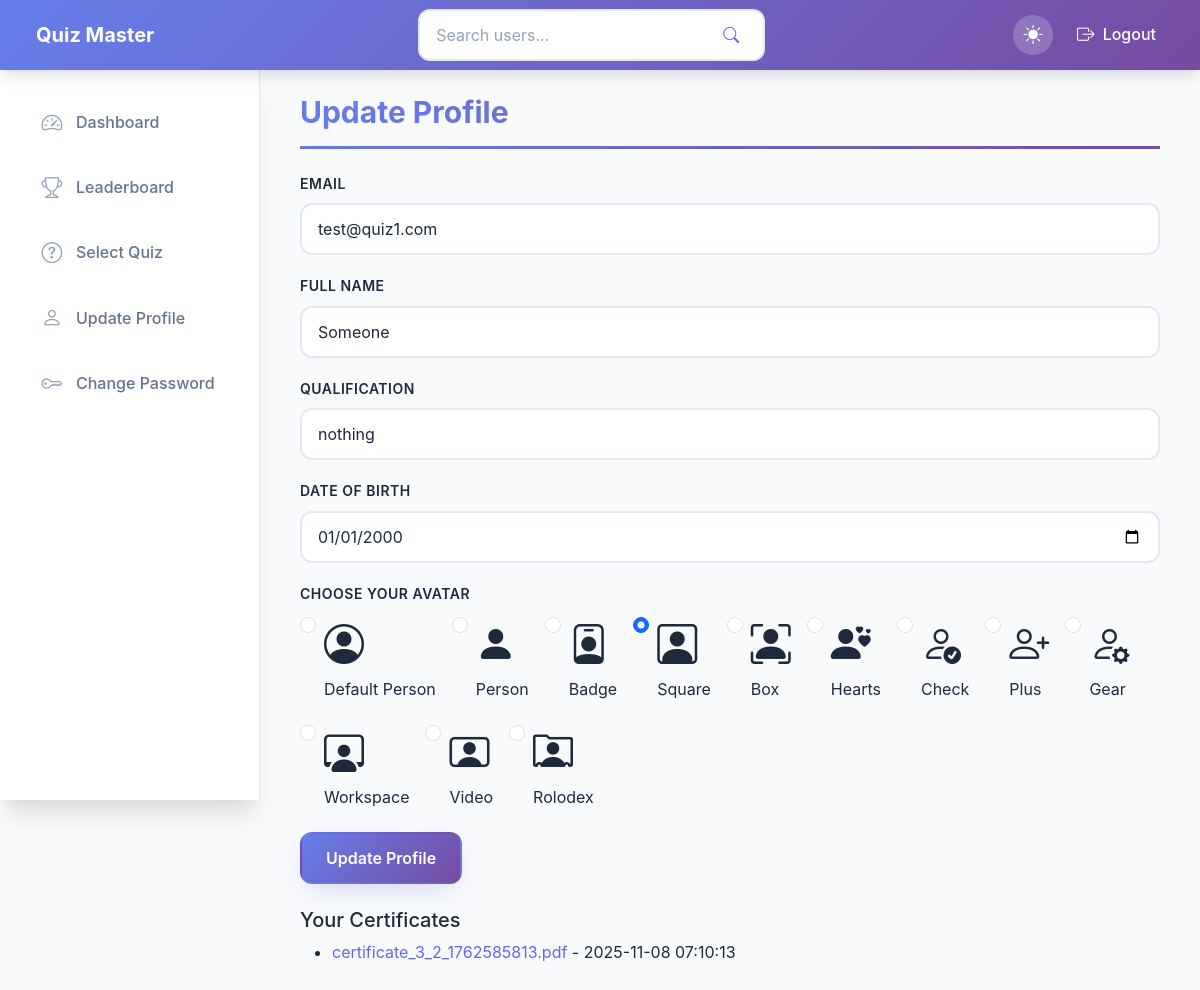
Screenshot of /update-profile (signed in) with the database file from the repository.
### app/models/user.py (models this page shows, shortened)
class User(db.Model, UserMixin):
    id = db.Column(db.Integer, primary_key=True)
    username = db.Column(db.String(80), unique=True, nullable=False)
    password_hash = db.Column(db.String(200), nullable=False)
    fullname = db.Column(db.String(100), nullable=False)
    qualification = db.Column(db.String)
    dob = db.Column(db.Date)
    is_admin = db.Column(db.Boolean, default=False)
    avatar = db.Column(db.String(200), default='person-circle')  # Bootstrap icon name
    scores = db.relationship('Score', backref='user', lazy=True)

### app/models/certificate.py (models this page shows)
class Certificate(db.Model):
    id = db.Column(db.Integer, primary_key=True)
    user_id = db.Column(db.Integer, db.ForeignKey('user.id'), nullable=False)
    quiz_id = db.Column(db.Integer, db.ForeignKey('quiz.id'), nullable=False)
    file_path = db.Column(db.String(300), nullable=False)
    created_at = db.Column(db.DateTime, default=db.func.current_timestamp())
    user = db.relationship('User', backref='certificates')
    quiz = db.relationship('Quiz', backref='certificates')

### app/controllers/users_controller.py (the view, shortened to what this page needs)
@users_bp.route("/update-profile", methods=['GET', 'POST'])
@login_required
def update_profile():
    user = current_user
    form = UserDetailsForm(obj=user)
    certificates = user.certificates if hasattr(user, 'certificates') else []
    return render_template("user/update-profile.html",
                           form=form,
                           user=user,
                           certificates=certificates)

### app/forms.py
class UserDetailsForm(FlaskForm):
    username = StringField('Email', validators=[DataRequired(), Email()])
    fullname = StringField('Full Name', validators=[DataRequired()])
    qualification = StringField('Qualification')
    dob = DateField('Date of Birth', format="%Y-%m-%d", validators=[DataRequired()])
    avatar = SelectField('Choose your avatar', validators=[DataRequired()], choices=[
        ('person-circle', 'Default Person'),
        ('person-fill', 'Person'),
        ('person-badge', 'Badge'),
        ('person-square', 'Square'),
        ('person-bounding-box', 'Box'),
        ('person-hearts', 'Hearts'),
        ('person-check', 'Check'),
        ('person-plus', 'Plus'),
        ('person-gear', 'Gear'),
        ('person-workspace', 'Workspace'),
        ('person-video', 'Video'),
        ('person-rolodex', 'Rolodex')
    ])
    submit = SubmitField('Update Profile')

### app/templates/user/update-profile.html (shortened to what this page needs)
{% extends "layout.html" %}
{% block content %}
<h1 class="page-title">Update Profile</h1>
<form method="post">
    <div class="form-group">
        {{ form.username.label(class_="form-label") }}
        {{ form.username(size=32, class_="form-control") }}
    </div>
    <div class="form-group">
        {{ form.fullname.label(class_="form-label") }}
        {{ form.fullname(class_="form-control") }}
    </div>
    <div class="form-group">
        {{ form.qualification.label(class_="form-label") }}
        {{ form.qualification(class_="form-control") }}
    </div>
    <div class="form-group">
        {{ form.dob.label(class_="form-label") }}
        {{ form.dob(class_="form-control") }}
    </div>
    <div class="form-group">
        {{ form.avatar.label(class_="form-label") }}
        <div class="d-flex flex-wrap gap-3 mb-3">
            {% for value, label in form.avatar.choices %}
            <div class="form-check">
                <input class="form-check-input" type="radio" name="avatar" id="{{ value }}" value="{{ value }}"
                    {% if form.avatar.data==value %}checked{% endif %}>
                <label class="form-check-label" for="{{ value }}">
                    <i class="bi bi-{{ value }} fs-1"></i>
                    <br>
                    {{ label }}
                </label>
            </div>
            {% endfor %}
        </div>
    </div>
    <div>
        {{ form.submit(class_="btn btn-primary") }}
    </div>
</form>
<div class="mt-4">
    <h5>Your Certificates</h5>
    <ul>
        {% for cert in certificates %}
        <li><a href="/{{ cert.file_path }}" download>{{ cert.file_path.split('/')[-1] }}</a> - {{ cert.created_at }}</li>
        {% else %}
        <li>No certificates yet.</li>
        {% endfor %}
    </ul>
</div>
{% endblock %}

### rows the page displays
User: username "test@quiz1.com", fullname "Someone", qualification "nothing", dob "01/01/2000", avatar "☐ Default Person" "☐ Person" "☐ Badge" "☑ Square" "☐ Box" "☐ Hearts" "☐ Check" "☐ Plus" "☐ Gear" "☐ Workspace" "☐ Video" "☐ Rolodex"
Certificate: file_path "certificate_3_2_1762585813.pdf", created_at "2025-11-08 07:10:13"

### other values shown
{{ label }} "Default Person" "Person" "Badge" "Square" "Box" "Hearts" "Check" "Plus" "Gear" "Workspace" "Video" "Rolodex"
